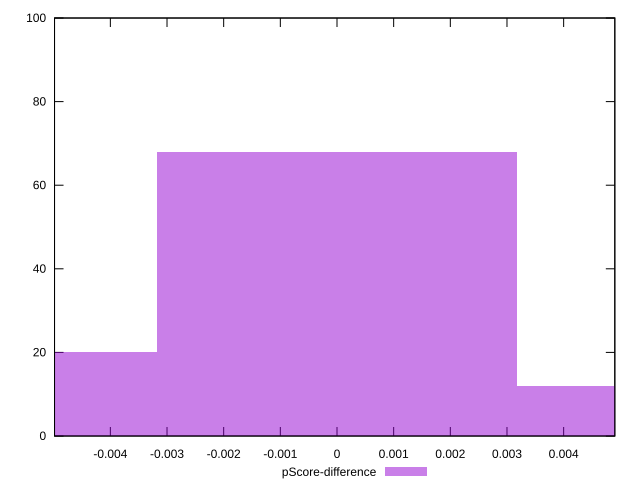

The script that saved this image:
reset

$pScoreDifference <<EOF
0.006355440274461354 12
-0.006355440274461354 20
0 68
EOF

set key outside below
set boxwidth 0.006355440274461354
set xrange [-0.004985080500460759:0.004903156421648847]
set yrange [0:100]
set trange [0:100]
set style fill transparent solid 0.5 noborder
set terminal svg size 640, 490 enhanced background rgb 'white'
set output "report_00013_2021-02-09T12-04-24.940Z/first-meaningful-paint/samples/pages+cached+noadtech/pScore-difference/histogram.svg"

plot $pScoreDifference title "pScore-difference" with boxes

reset
